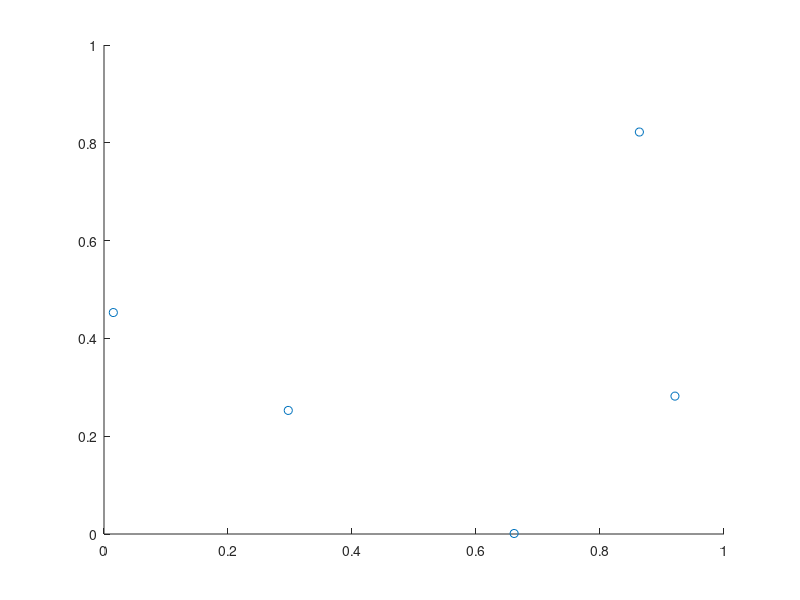

Here is the MATLAB script that generated this plot: (Note: this script raises an error after producing the figure.)
num_elements = input("Enter the number of elements: ");
x_values = rand(1, num_elements);
y_values = rand(1, num_elements);
scatter(x_values, y_values);
correlation_coefficient = calculate_correlation(x_values, y_values);
disp(["Correlation coefficient: ", num2str(correlation_coefficient)]);

function corr_coeff = calculate_correlation(x, y)
    if length(x) ~= length(y)
        error("Input vectors must have the same length.")
    end
    x_centered = x - mean(x);
    y_centered = y - mean(y);
    product = x_centered .* y_centered;
    corr_coeff = sum(product) / (length(x) * std(x) * std(y));
end
